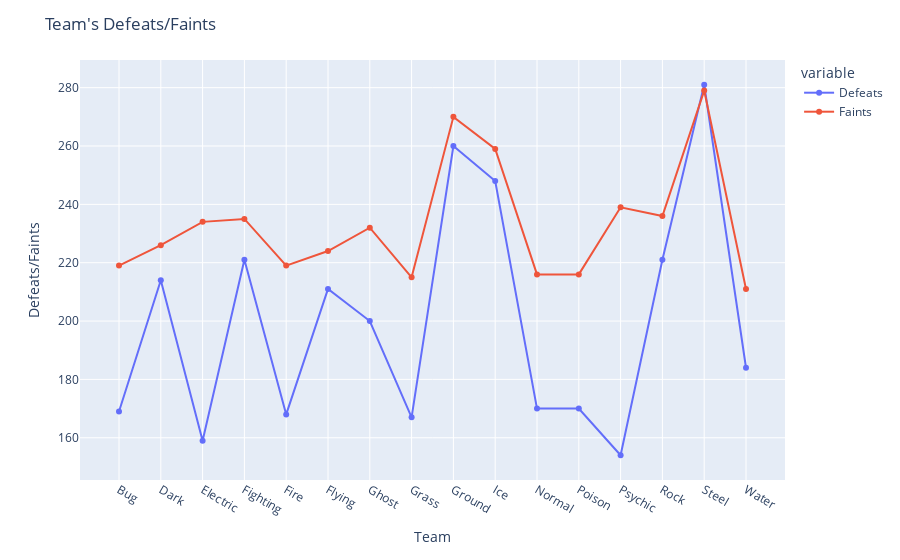

Here is the notebook cell this chart was saved with:
### Markdown cell above
Team's Defeats/Faints using Line chart

### Code cell
df = df_match
df_group = df.groupby('Team').agg(
    Defeats=('Defeats', 'sum'),
    Faints=('Faints', 'sum')
).reset_index()
# using Matplotlib
plt.plot(df_group['Team'], df_group['Defeats'], color='green', label='Defeats', marker='o')
plt.plot(df_group['Team'], df_group['Faints'], color='red', label='Faints', marker='o')
plt.title("Team's Defeats/Faints")
plt.xlabel('Team')
plt.ylabel('Defeats/Faints')
plt.xticks(rotation=90)
plt.legend()
plt.show()
# using Plotly
fig = px.line(df_group, x='Team', y=['Defeats', 'Faints'], markers=True)
fig.update_layout(title="Team's Defeats/Faints", xaxis_title='Team', yaxis_title='Defeats/Faints')
fig.show()

### Figure 1 — Plotly figure (JSON) as saved in the notebook; plotly's stock layout.template omitted (floating-point values rounded to 4 significant figures)
{"data": [{"hovertemplate": "variable=Defeats<br>Team=%{x}<br>value=%{y}<extra></extra>", "legendgroup": "Defeats", "line": {"color": "#636efa", "dash": "solid"}, "marker": {"symbol": "circle"}, "mode": "markers+lines", "name": "Defeats", "orientation": "v", "showlegend": true, "type": "scatter", "x": ["Bug", "Dark", "Electric", "Fighting", "Fire", "Flying", "Ghost", "Grass", "Ground", "Ice", "Normal", "Poison", "Psychic", "Rock", "Steel", "Water"], "xaxis": "x", "y": [169, 214, 159, 221, 168, 211, 200, 167, 260, 248, 170, 170, 154, 221, 281, 184], "yaxis": "y"}, {"hovertemplate": "variable=Faints<br>Team=%{x}<br>value=%{y}<extra></extra>", "legendgroup": "Faints", "line": {"color": "#EF553B", "dash": "solid"}, "marker": {"symbol": "circle"}, "mode": "markers+lines", "name": "Faints", "orientation": "v", "showlegend": true, "type": "scatter", "x": ["Bug", "Dark", "Electric", "Fighting", "Fire", "Flying", "Ghost", "Grass", "Ground", "Ice", "Normal", "Poison", "Psychic", "Rock", "Steel", "Water"], "xaxis": "x", "y": [219, 226, 234, 235, 219, 224, 232, 215, 270, 259, 216, 216, 239, 236, 279, 211], "yaxis": "y"}], "layout": {"legend": {"title": {"text": "variable"}, "tracegroupgap": 0}, "margin": {"t": 60}, "title": {"text": "Team's Defeats/Faints"}, "xaxis": {"anchor": "y", "domain": [0, 1], "title": {"text": "Team"}}, "yaxis": {"anchor": "x", "domain": [0, 1], "title": {"text": "Defeats/Faints"}}}}
